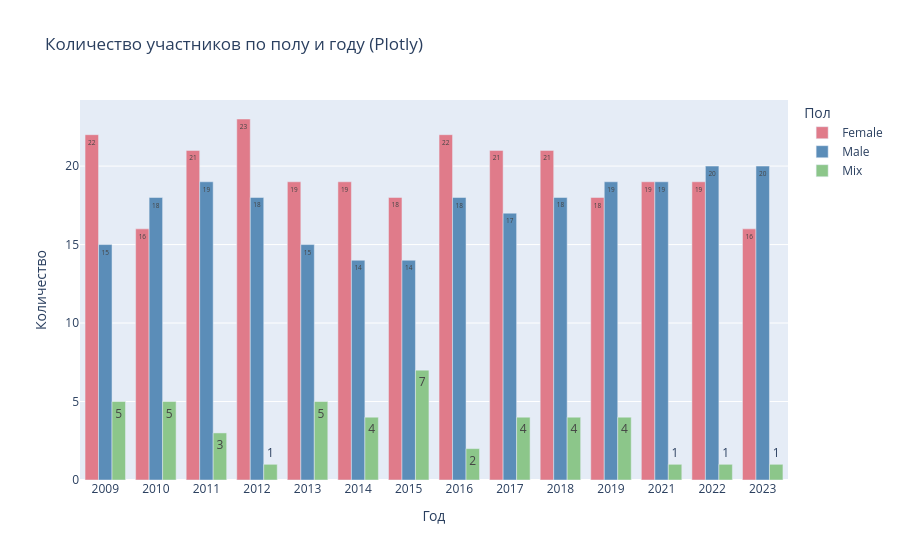

Write notebook code for a chart like this one.
### Code cell
# Plotly
fig = px.bar(
    gender_year, x='year', y='count', color='gender',
    barmode='group',
    color_discrete_map={'Female': '#E07B8A', 'Male': '#5B8DB8', 'Mix': '#8CC68A'},
    title='Количество участников по полу и году (Plotly)',
    labels={'count': 'Количество', 'year': 'Год', 'gender': 'Пол'},
    text='count'
)
fig.update_layout(xaxis=dict(type='category'))
fig.show()

### Figure 1 — Plotly figure (JSON) as saved in the notebook; plotly's stock layout.template omitted (floating-point values rounded to 4 significant figures)
{"data": [{"alignmentgroup": "True", "hovertemplate": "Пол=Female<br>Год=%{x}<br>Количество=%{text}<extra></extra>", "legendgroup": "Female", "marker": {"color": "#E07B8A", "pattern": {"shape": ""}}, "name": "Female", "offsetgroup": "Female", "orientation": "v", "showlegend": true, "text": [22.0, 16.0, 21.0, 23.0, 19.0, 19.0, 18.0, 22.0, 21.0, 21.0, 18.0, 19.0, 19.0, 16.0], "textposition": "auto", "type": "bar", "x": ["2009", "2010", "2011", "2012", "2013", "2014", "2015", "2016", "2017", "2018", "2019", "2021", "2022", "2023"], "xaxis": "x", "y": [22, 16, 21, 23, 19, 19, 18, 22, 21, 21, 18, 19, 19, 16], "yaxis": "y"}, {"alignmentgroup": "True", "hovertemplate": "Пол=Male<br>Год=%{x}<br>Количество=%{text}<extra></extra>", "legendgroup": "Male", "marker": {"color": "#5B8DB8", "pattern": {"shape": ""}}, "name": "Male", "offsetgroup": "Male", "orientation": "v", "showlegend": true, "text": [15.0, 18.0, 19.0, 18.0, 15.0, 14.0, 14.0, 18.0, 17.0, 18.0, 19.0, 19.0, 20.0, 20.0], "textposition": "auto", "type": "bar", "x": ["2009", "2010", "2011", "2012", "2013", "2014", "2015", "2016", "2017", "2018", "2019", "2021", "2022", "2023"], "xaxis": "x", "y": [15, 18, 19, 18, 15, 14, 14, 18, 17, 18, 19, 19, 20, 20], "yaxis": "y"}, {"alignmentgroup": "True", "hovertemplate": "Пол=Mix<br>Год=%{x}<br>Количество=%{text}<extra></extra>", "legendgroup": "Mix", "marker": {"color": "#8CC68A", "pattern": {"shape": ""}}, "name": "Mix", "offsetgroup": "Mix", "orientation": "v", "showlegend": true, "text": [5.0, 5.0, 3.0, 1.0, 5.0, 4.0, 7.0, 2.0, 4.0, 4.0, 4.0, 1.0, 1.0, 1.0], "textposition": "auto", "type": "bar", "x": ["2009", "2010", "2011", "2012", "2013", "2014", "2015", "2016", "2017", "2018", "2019", "2021", "2022", "2023"], "xaxis": "x", "y": [5, 5, 3, 1, 5, 4, 7, 2, 4, 4, 4, 1, 1, 1], "yaxis": "y"}], "layout": {"barmode": "group", "legend": {"title": {"text": "Пол"}, "tracegroupgap": 0}, "title": {"text": "Количество участников по полу и году (Plotly)"}, "xaxis": {"anchor": "y", "domain": [0, 1], "title": {"text": "Год"}, "type": "category"}, "yaxis": {"anchor": "x", "domain": [0, 1], "title": {"text": "Количество"}}}}
